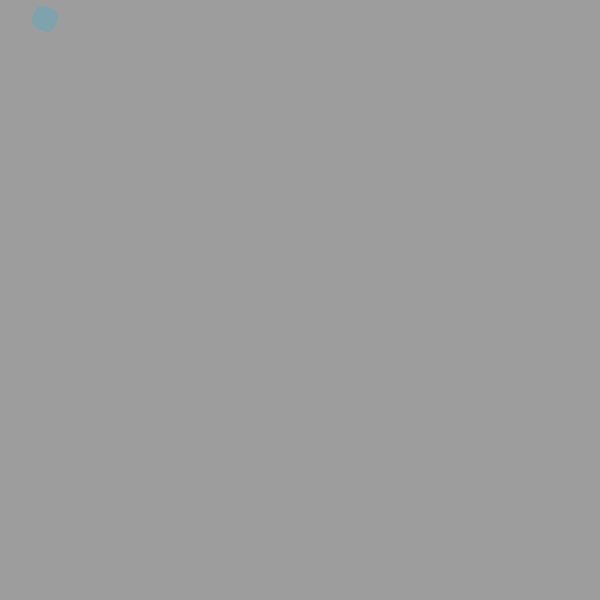
Frame 1 (no input)
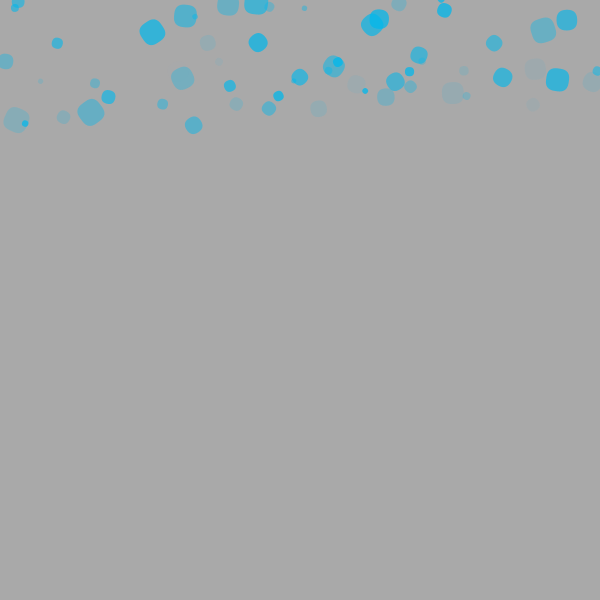
Frame 60 (the mouse pressed at the canvas centre just before this capture)
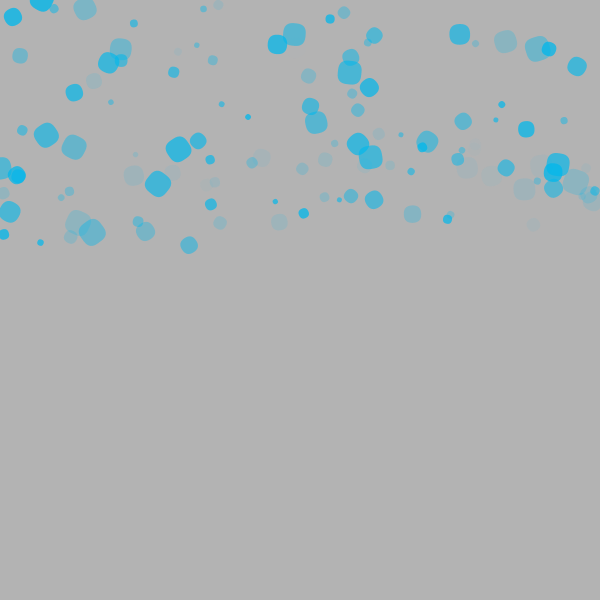
Frame 120 (the mouse held since frame 60 and released just before this capture)

The Processing sketch that drew these frames (run headless with seeded random() and noise(); from frame 60 on, the mouse is pressed at the canvas centre):

// Processing sketch: processing_113381
// ── processing_113381.pde

/**
    AC21010.2 Animation
    Authors: Todd Harding, Will Neal, Sondai Smith, Adam Brown 
    
    Description:
    Draws Animated bubbles in a repeating pattern, each bubble has velocity, and can collide with the 
    boundaries of the window.

    So the app doesn't slow to a crawl, the app is limited to 1000 bubbles.
**/

//////////////////////////////////
// shared variables and constants
//////////////////////////////////
boolean shouldDraw;
boolean hasDrawn;
int minSize = 5;
int maxSize = 20;
int radius = 10;
color startBG = color(51, 51, 51);
color endBG = color(255, 255, 255);
float velocityConstant = 2.0;
int screenResX = 600;
int screenResY = 600;
int currentXPos = 0;
int currentYPos = 0;
int jumpStep = 64;
int timeStepJump = 128;
int timeStepCounter = 0;
int maxArraySize = 1000;

///////////////////////
// Rectangle Struct
///////////////////////
class Rectangle
{
  PVector position;
  PVector rotation;
  PVector velocity;
  PVector scale;
  float w;
  float h;
  float r;
  color c;
}


ArrayList <Rectangle> rectangles;

/////////////////////////////////////////
//    Setup Function
//    Called On Startup
/////////////////////////////////////////
void setup()
{
  size(600, 600);
  background(startBG);
  frameRate(60);
  rectMode(CENTER);
  rectangles = new ArrayList<Rectangle>();
}

/////////////////////////////////////////////
//    Draw Function
//    Called once per frame
/////////////////////////////////////////////
void draw()
{
  if(timeStepCounter == 0)
  {
    update();
  }
  else
  {
    timeStepCounter++;
    if(timeStepCounter > timeStepJump)
    {
      timeStepCounter = 0;
    }
  }

  if(rectangles.size() > maxArraySize)
  {
    rectangles.remove(0);
  }
  background(lerpColor(startBG, endBG, (1 + sin(millis() * 0.0001)) / 2));
  noStroke();
  for(Rectangle r : rectangles)
  {
      noStroke();
      pushMatrix();
      translate(r.position.x, r.position.y);
      rotate(r.rotation.z);
      fill(r.c);
      rect(0, 0, r.w, r.h, r.r);
      popMatrix();
  }
}

/////////////////////////////////////
//    update function
//    Adds new bubbles
//    And runs collision check
/////////////////////////////////////
void update()
{
 
   drawBrushEffect();
  
  // update positions;
  for(Rectangle r : rectangles)
  {
    if(r.position.x < 0)
    {
      PVector normal;
      r.position.x = 1;
      normal = fromAngle(90);
      r.velocity = calcReflection(r.velocity, normal);

    }
    else if (r.position.y < 0)
    {
      PVector normal;
      r.position.y = 1;
      normal = fromAngle(360);
      r.velocity = calcReflection(r.velocity, normal);
    }
    else if (r.position.x > width)
    {
      PVector normal;
      r.position.x = width - 1;
      normal = fromAngle(270);
      r.velocity = calcReflection(r.velocity, normal);
    }
    else if (r.position.y > height)
    {
      PVector normal;
      r.position.y = height -1;
      normal = fromAngle(180);
      r.velocity = calcReflection(r.velocity, normal);
    }
    
    r.position.add(PVector.mult(r.velocity, velocityConstant));
  }
}

float getXVec(float angle, float velocity)
{
  return(sin(radians(angle)) * velocity);
}

float getYVec(float angle, float velocity)
{
  return(cos(radians(angle)) * velocity);
}

PVector fromAngle(float angle)
{
  return new PVector(cos(radians(angle)), sin(radians(angle)));
}

///////////////////////////////////////////////////////////////////////////////////////////////
//    Calculates the reflection 
//    across a plane or normal
//    Source:
//    http://en.wikipedia.org/wiki/Reflection_(mathematics)#Reflection_across_a_line_in_the_plane
////////////////////////////////////////////////////////////////////////////////////////////////
PVector calcReflection(PVector v, PVector n)
{ 
  /*
  // (v * n) / (n * n)
  float divisionComponent = PVector.dot(v,n)/PVector.dot(n, n);
  float f = 2 * divisionComponent;
  PVector leftComponent = PVector.mult(n, f);
  PVector solution = PVector.sub(leftComponent, v);
  return solution;
  */
  
  
  return PVector.sub(PVector.mult(n, ( 2 * PVector.dot(v,n)/PVector.dot(n, n))), v);
}


void mousePressed()
{
  shouldDraw = true;
}

void mouseReleased()
{
  shouldDraw = false;
}

void mouseMoved()
{
  hasDrawn = false;
}

void mouseDragged()
{
  hasDrawn = false;
}


///////////////////////////////////////////////////
//    Adds a rectangle to the rectangle list
///////////////////////////////////////////////////
void drawBrushEffect()
{
  currentXPos+= random(jumpStep);
  if(currentXPos > screenResX)
  {
    currentXPos = 0;
    currentYPos += random(jumpStep);
    if(currentYPos > screenResY)
    {
      currentYPos = 0;
    }
  }
  Rectangle r = new Rectangle(); 
  r.c = color(0, 183, 235, random(200));
  float randSize = minSize + random(maxSize);
  r.position = new PVector(currentXPos + random(maxSize), currentYPos + random(maxSize), 0);
  
  r.w = randSize;
  r.h = randSize;
  r.r = radius;

  r.rotation = new PVector(0.0, 0.0, radians(random(0,360)));
  float xvel = random(-1,1);
  float yvel = random(-1,1);
  r.velocity = fromAngle(random(0, 360));
  rectangles.add(r);
  hasDrawn = true;
  
  
}
